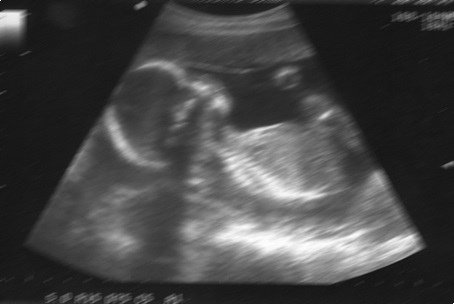
%> input picture Assignment 1/images/ultrasound.jpg, 454 x 304 px
$ octave challenge1.m   (GNU Octave 9; MATLAB toolbox functions it lacks are replaced by stand-ins)
%> lines starting %> are read from the running program, lines starting %| are printed output that depends on the picture
img = imread('images/ultrasound.jpg');
%> img is the input picture: size 304x454x3 uint8; min 15, max 255, mean 69.3
img = rgb2gray(img);
%> img: size 304x454 uint8
img = im2double(img);
%> img: size 304x454 double
figure, subplot(2, 2, 1)
imshow(img, []), title('Blurred image')

imgclear = imread('ultrasoundclear.jpg');
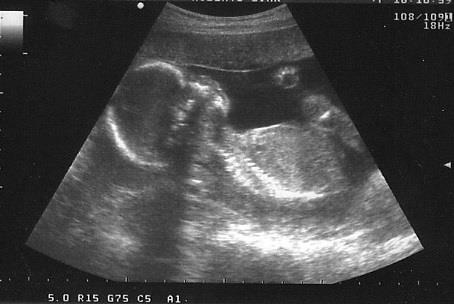
%> input picture Assignment 1/images/ultrasoundclear.jpg, 454 x 304 px
%> imgclear is the input picture: size 304x454x3 uint8; min 0, max 255, mean 70.5
subplot(2, 2, 2)
imshow(imgclear, []), title('Desired image')

LEN = 10; THETA = 30;
motion_noise = fspecial('motion', LEN, THETA);

wnr = deconvwnr(img, motion_noise, 0.01);   % deblur using wiener filter
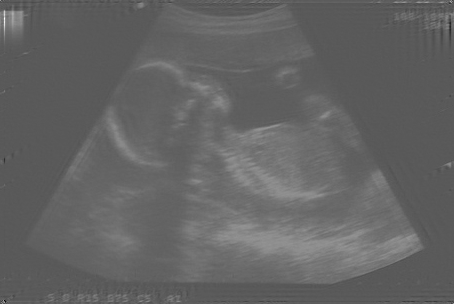
%> wnr: size 304x454 double; min -1.37, max 2.8, mean 0.269; drawn with min black and max white
luri = deconvlucy(img, motion_noise);       % deblur using lucy-richardson
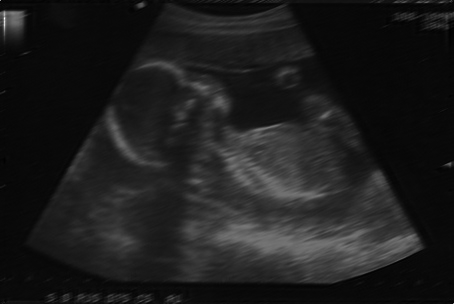
%> luri: size 304x454 double; min 0.0191, max 2.2, mean 0.272; drawn with min black and max white
subplot(2, 2, 3), imshow(wnr), title('Deblur using Wiener');
%> after `imshow(wnr)`:
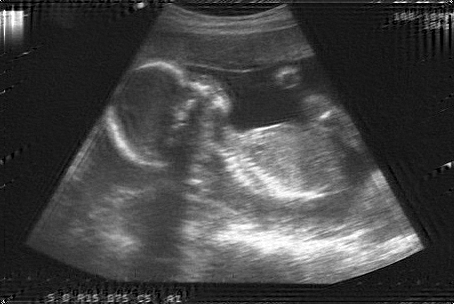
%> displayed picture: size 304x454, on the screen's scale of 0 to 255; min 0, max 255, mean 68.7
subplot(2, 2, 4), imshow(luri), title('Deblur using Lucy-Richardson');
%> after `imshow(luri)`:
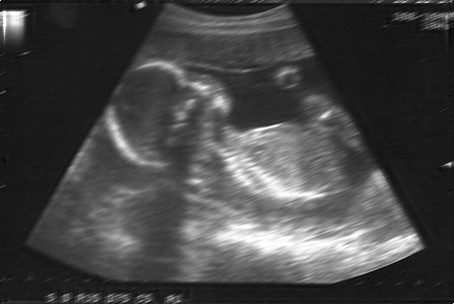
%> displayed picture: size 304x454, on the screen's scale of 0 to 255; min 5, max 255, mean 69.3
